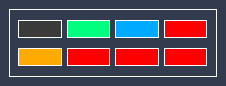
<?xml version="1.0" encoding="UTF-8"?>
<ui version="4.0">
 <class>FormDialogColor</class>
 <widget class="QWidget" name="FormDialogColor">
  <property name="geometry">
   <rect>
    <x>0</x>
    <y>0</y>
    <width>226</width>
    <height>86</height>
   </rect>
  </property>
  <property name="windowTitle">
   <string>Form</string>
  </property>
  <property name="styleSheet">
   <string notr="true">background-color: rgb(51, 59, 79);</string>
  </property>
  <layout class="QVBoxLayout" name="verticalLayout" stretch="0">
   <property name="spacing">
    <number>9</number>
   </property>
   <property name="margin">
    <number>9</number>
   </property>
   <item>
    <widget class="QFrame" name="frame">
     <property name="styleSheet">
      <string notr="true">color: rgb(255, 255, 255);</string>
     </property>
     <property name="frameShape">
      <enum>QFrame::Box</enum>
     </property>
     <property name="frameShadow">
      <enum>QFrame::Plain</enum>
     </property>
     <layout class="QGridLayout" name="gridLayout">
      <property name="leftMargin">
       <number>8</number>
      </property>
      <property name="topMargin">
       <number>0</number>
      </property>
      <property name="rightMargin">
       <number>9</number>
      </property>
      <property name="bottomMargin">
       <number>0</number>
      </property>
      <property name="horizontalSpacing">
       <number>5</number>
      </property>
      <property name="verticalSpacing">
       <number>0</number>
      </property>
      <item row="1" column="0">
       <widget class="QPushButton" name="pushButton_2">
        <property name="styleSheet">
         <string notr="true">QPushButton {
   
	background-color: rgb(255, 170, 0);
    border-style: outset;
    border-width: 1px;
   
   
	border-color: rgb(255, 255, 255);
    font: bold 14px;

    
}
</string>
        </property>
        <property name="flat">
         <bool>false</bool>
        </property>
       </widget>
      </item>
      <item row="0" column="3">
       <widget class="QPushButton" name="pushButton_10">
        <property name="styleSheet">
         <string notr="true">QPushButton {
    background-color: red;
    border-style: outset;
    border-width: 1px;
   
   
	border-color: rgb(255, 255, 255);
    font: bold 14px;

    
}
</string>
        </property>
        <property name="flat">
         <bool>false</bool>
        </property>
       </widget>
      </item>
      <item row="1" column="3">
       <widget class="QPushButton" name="pushButton_8">
        <property name="styleSheet">
         <string notr="true">QPushButton {
    background-color: red;
    border-style: outset;
    border-width: 1px;
   
   
	border-color: rgb(255, 255, 255);
    font: bold 14px;

    
}
</string>
        </property>
        <property name="flat">
         <bool>false</bool>
        </property>
       </widget>
      </item>
      <item row="1" column="2">
       <widget class="QPushButton" name="pushButton_9">
        <property name="styleSheet">
         <string notr="true">QPushButton {
    background-color: red;
    border-style: outset;
    border-width: 1px;
   
   
	border-color: rgb(255, 255, 255);
    font: bold 14px;

    
}
</string>
        </property>
        <property name="flat">
         <bool>false</bool>
        </property>
       </widget>
      </item>
      <item row="1" column="1">
       <widget class="QPushButton" name="pushButton_4">
        <property name="styleSheet">
         <string notr="true">QPushButton {
    background-color: red;
    border-style: outset;
    border-width: 1px;
   
   
	border-color: rgb(255, 255, 255);
    font: bold 14px;

    
}
</string>
        </property>
        <property name="flat">
         <bool>false</bool>
        </property>
       </widget>
      </item>
      <item row="0" column="2">
       <widget class="QPushButton" name="pushButton_5">
        <property name="styleSheet">
         <string notr="true">QPushButton {
	background-color: rgb(0, 170, 255);
    border-style: outset;
    border-width: 1px;
   
   
	border-color: rgb(255, 255, 255);
    font: bold 14px;

    
}
</string>
        </property>
        <property name="flat">
         <bool>false</bool>
        </property>
       </widget>
      </item>
      <item row="0" column="0">
       <widget class="QPushButton" name="color1">
        <property name="styleSheet">
         <string notr="true">QPushButton {
   
	background-color: rgb(58, 58, 58);
    border-style: outset;
    border-width: 1px;
   
   
	border-color: rgb(255, 255, 255);
    font: bold 14px;

    
}
</string>
        </property>
        <property name="flat">
         <bool>false</bool>
        </property>
       </widget>
      </item>
      <item row="0" column="1">
       <widget class="QPushButton" name="pushButton_7">
        <property name="styleSheet">
         <string notr="true">QPushButton {
   
	background-color: rgb(0, 255, 127);
    border-style: outset;
    border-width: 1px;
   
   
	border-color: rgb(255, 255, 255);
    font: bold 14px;

    
}
</string>
        </property>
        <property name="flat">
         <bool>false</bool>
        </property>
       </widget>
      </item>
     </layout>
    </widget>
   </item>
  </layout>
 </widget>
 <resources/>
 <connections/>
</ui>
